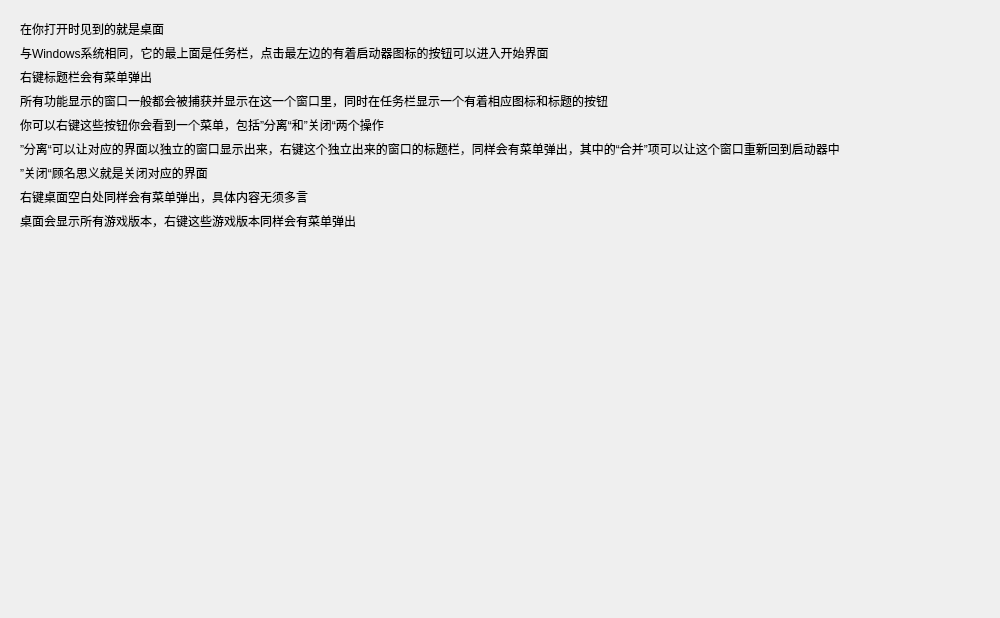
<?xml version="1.0" encoding="UTF-8"?>
<ui version="4.0">
 <class>Desktop</class>
 <widget class="QWidget" name="Desktop">
  <property name="geometry">
   <rect>
    <x>0</x>
    <y>0</y>
    <width>1000</width>
    <height>618</height>
   </rect>
  </property>
  <property name="windowTitle">
   <string>桌面</string>
  </property>
  <layout class="QGridLayout" name="gridLayout">
   <item row="0" column="0">
    <widget class="ScrollArea" name="ScrollArea">
     <property name="styleSheet">
      <string notr="true">QScrollArea{
	border:none;
}</string>
     </property>
     <property name="widgetResizable">
      <bool>true</bool>
     </property>
     <widget class="QWidget" name="scrollAreaWidgetContents">
      <property name="geometry">
       <rect>
        <x>0</x>
        <y>0</y>
        <width>982</width>
        <height>600</height>
       </rect>
      </property>
      <layout class="QGridLayout" name="gridLayout_2">
       <item row="9" column="0">
        <spacer name="verticalSpacer">
         <property name="orientation">
          <enum>Qt::Vertical</enum>
         </property>
         <property name="sizeHint" stdset="0">
          <size>
           <width>0</width>
           <height>0</height>
          </size>
         </property>
        </spacer>
       </item>
       <item row="0" column="0">
        <widget class="BodyLabel" name="BodyLabel">
         <property name="text">
          <string>在你打开时见到的就是桌面</string>
         </property>
         <property name="wordWrap">
          <bool>true</bool>
         </property>
        </widget>
       </item>
       <item row="5" column="0">
        <widget class="BodyLabel" name="BodyLabel_5">
         <property name="text">
          <string>”分离“可以让对应的界面以独立的窗口显示出来，右键这个独立出来的窗口的标题栏，同样会有菜单弹出，其中的“合并”项可以让这个窗口重新回到启动器中</string>
         </property>
         <property name="wordWrap">
          <bool>true</bool>
         </property>
        </widget>
       </item>
       <item row="4" column="0">
        <widget class="BodyLabel" name="BodyLabel_4">
         <property name="text">
          <string>你可以右键这些按钮你会看到一个菜单，包括”分离“和”关闭“两个操作</string>
         </property>
         <property name="wordWrap">
          <bool>true</bool>
         </property>
        </widget>
       </item>
       <item row="1" column="0">
        <widget class="BodyLabel" name="BodyLabel_2">
         <property name="text">
          <string>与Windows系统相同，它的最上面是任务栏，点击最左边的有着启动器图标的按钮可以进入开始界面</string>
         </property>
         <property name="wordWrap">
          <bool>true</bool>
         </property>
        </widget>
       </item>
       <item row="7" column="0">
        <widget class="BodyLabel" name="BodyLabel_7">
         <property name="text">
          <string>右键桌面空白处同样会有菜单弹出，具体内容无须多言</string>
         </property>
         <property name="wordWrap">
          <bool>true</bool>
         </property>
        </widget>
       </item>
       <item row="3" column="0">
        <widget class="BodyLabel" name="BodyLabel_3">
         <property name="text">
          <string>所有功能显示的窗口一般都会被捕获并显示在这一个窗口里，同时在任务栏显示一个有着相应图标和标题的按钮</string>
         </property>
         <property name="wordWrap">
          <bool>true</bool>
         </property>
        </widget>
       </item>
       <item row="6" column="0">
        <widget class="BodyLabel" name="BodyLabel_6">
         <property name="text">
          <string>”关闭“顾名思义就是关闭对应的界面</string>
         </property>
         <property name="wordWrap">
          <bool>true</bool>
         </property>
        </widget>
       </item>
       <item row="8" column="0">
        <widget class="BodyLabel" name="BodyLabel_8">
         <property name="text">
          <string>桌面会显示所有游戏版本，右键这些游戏版本同样会有菜单弹出</string>
         </property>
         <property name="wordWrap">
          <bool>true</bool>
         </property>
        </widget>
       </item>
       <item row="2" column="0">
        <widget class="BodyLabel" name="BodyLabel_9">
         <property name="text">
          <string>右键标题栏会有菜单弹出</string>
         </property>
         <property name="wordWrap">
          <bool>true</bool>
         </property>
        </widget>
       </item>
      </layout>
     </widget>
    </widget>
   </item>
  </layout>
 </widget>
 <customwidgets>
  <customwidget>
   <class>ScrollArea</class>
   <extends>QScrollArea</extends>
   <header>qfluentwidgets</header>
   <container>1</container>
  </customwidget>
  <customwidget>
   <class>BodyLabel</class>
   <extends>QLabel</extends>
   <header>qfluentwidgets</header>
  </customwidget>
 </customwidgets>
 <resources/>
 <connections/>
</ui>
